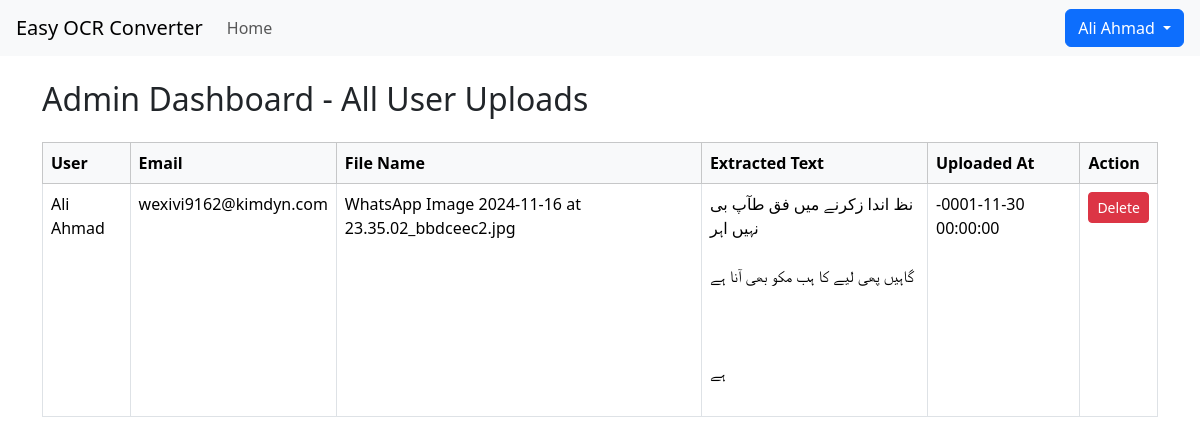
Page /admin_dashboard.php (signed in) on the committed database.
### tables this page shows
CREATE TABLE `uploads` (
  `id` int(10) UNSIGNED NOT NULL,
  `user_id` int(10) UNSIGNED NOT NULL,
  `filename` varchar(255) NOT NULL,
  `extracted_text` text NOT NULL,
  `uploaded_at` datetime NOT NULL
);

CREATE TABLE `users` (
  `id` int(10) UNSIGNED NOT NULL,
  `username` varchar(255) NOT NULL,
  `email` varchar(255) NOT NULL,
  `password` varchar(255) NOT NULL,
  `is_admin` tinyint(1) DEFAULT NULL
);

### admin_dashboard.php (the view, shortened to what this page needs)
 <?php
include 'connection.php';
$query = "
    SELECT up.id, u.username, u.email, up.filename, up.extracted_text, up.uploaded_at
    FROM uploads up
    JOIN users u ON up.user_id = u.id
    ORDER BY up.uploaded_at DESC
";
$result = $conn->query($query);
?>
<!DOCTYPE html>
<html lang="en">
<head>
    <link href="https://cdn.jsdelivr.net/npm/bootstrap@5.3.3/dist/css/bootstrap.min.css" rel="stylesheet">
</head>
<body>
<nav class="navbar navbar-expand-lg navbar-light bg-light px-3">
    <a class="navbar-brand" href="index.php">Easy OCR Converter</a>
    <div class="collapse navbar-collapse" id="navbarNav">
        <ul class="navbar-nav me-auto mb-2 mb-lg-0">
            <li class="nav-item">
                <a class="nav-link" href="index.php">Home</a>
            </li>
        </ul>
        <div class="dropdown">
            <button class="btn btn-primary dropdown-toggle" type="button" data-bs-toggle="dropdown">
                <?php echo htmlspecialchars($_SESSION['username']); ?>
            </button>
        </div>
    </div>
</nav>
<div class="container my-4">
    <h2 class="mb-4">Admin Dashboard - All User Uploads</h2>
    <?php if ($result->num_rows > 0): ?>
        <div class="table-responsive">
            <table class="table table-bordered">
                <thead class="table-light">
                    <tr>
                        <th>User</th>
                        <th>Email</th>
                        <th>File Name</th>
                        <th>Extracted Text</th>
                        <th>Uploaded At</th>
                        <th>Action</th>
                    </tr>
                </thead>
                <tbody>
                    <?php while($row = $result->fetch_assoc()): ?>
                        <tr>
                            <td><?php echo htmlspecialchars($row['username']); ?></td>
                            <td><?php echo htmlspecialchars($row['email']); ?></td>
                            <td><?php echo htmlspecialchars($row['filename']); ?></td>
                            <td style="max-width:400px; white-space:pre-wrap;"><?php echo nl2br(htmlspecialchars($row['extracted_text'])); ?></td>
                            <td><?php echo date("Y-m-d H:i:s", strtotime($row['uploaded_at'])); ?></td>
                            <td>
                                <a href="admin_dashboard.php?delete_id=<?php echo $row['id']; ?>"
                                   class="btn btn-danger btn-sm"
                                   onclick="return confirm('Are you sure you want to delete this upload?');">
                                   Delete
                                </a>
                            </td>
                        </tr>
                    <?php endwhile; ?>
                </tbody>
            </table>
        </div>
    <?php else: ?>
        <p>No uploads found.</p>
    <?php endif; ?>
</div>
</body>
</html>

### rows in the picture
uploads: id.username "Ali Ahmad", id.email "wexivi9162@kimdyn.com", filename "WhatsApp Image 2024-11-16 at 23.35.02_bbdceec2.jpg", extracted_text "نظ اندا زکرنے میں فق طآپ بی نہیں اہر گاہیں پھی لیے کا ہب مکو بھی آنا ہے ہے", uploaded_at "-0001-11-30 00:00:00"

### other values in the picture
$_SESSION['username'] "Ali Ahmad"
